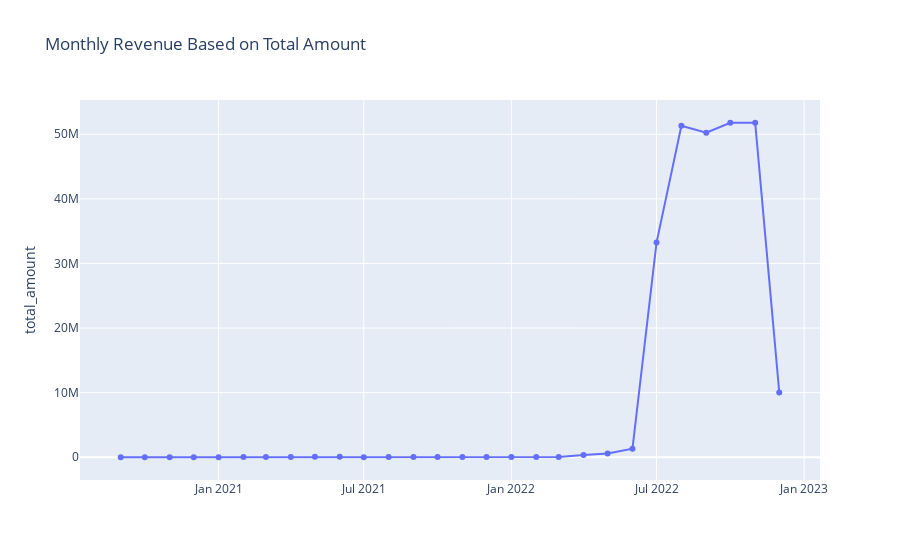

The cell this chart's notebook holds for it:
### Code cell
monthly_revenue(df_revenue,'total_amount', 'Monthly Revenue Based on Total Amount')

### Figure 1 — Plotly figure (JSON) as saved in the notebook; plotly's stock layout.template omitted (floating-point values rounded to 4 significant figures)
{"data": [{"mode": "lines+markers", "name": "total_amount", "type": "scatter", "x": ["2020-09", "2020-10", "2020-11", "2020-12", "2021-01", "2021-02", "2021-03", "2021-04", "2021-05", "2021-06", "2021-07", "2021-08", "2021-09", "2021-10", "2021-11", "2021-12", "2022-01", "2022-02", "2022-03", "2022-04", "2022-05", "2022-06", "2022-07", "2022-08", "2022-09", "2022-10", "2022-11", "2022-12"], "y": [895, 830, 5385, 6585, 2232, 34036, 43763, 40405, 76920.0, 90040.0, 16900.0, 20490.0, 29480.0, 58250.0, 54640.0, 57360.0, 56750.0, 48080.0, 58840.0, 362000.0, 592300.0, 1324000.0, 33230000.0, 51310000.0, 50240000.0, 51780000.0, 51770000.0, 10030000.0]}], "layout": {"title": {"text": "Monthly Revenue Based on Total Amount"}, "yaxis": {"title": {"text": "total_amount"}}}}
